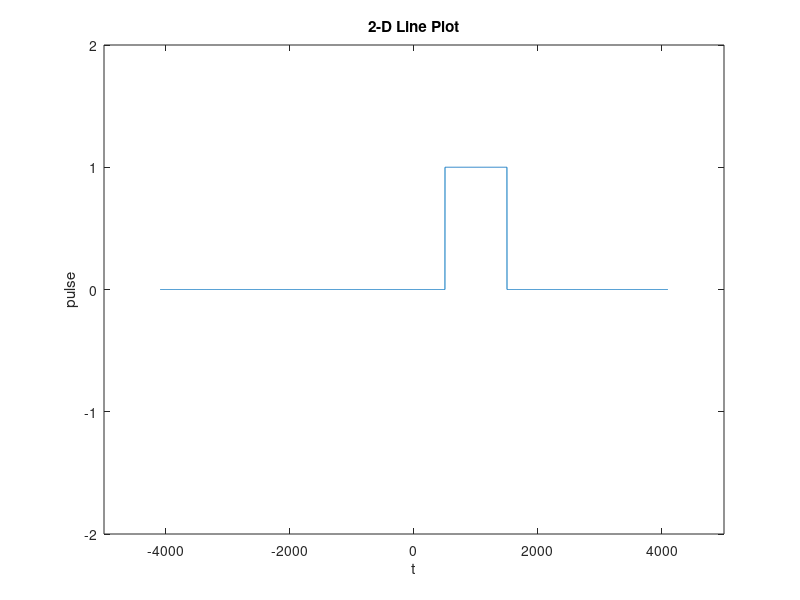

The MATLAB script that drew this image:
%  Test pulse

clear all;
close all;
%Parametros de la funcion
np=4095;
 
t=linspace(-4095,+4095,80191);
t = round(t); %round to the closest integer
%Funcion
 %y = rectpuls(t);
y = rectpuls(t-1000,1000);
%Ploteo
figure
% plot(t, y ,'o');
plot(t, y); 
title('2-D Line Plot');
xlabel('t');
ylabel('pulse');
xlim([-5000 +5000])
ylim([-2 +2])
